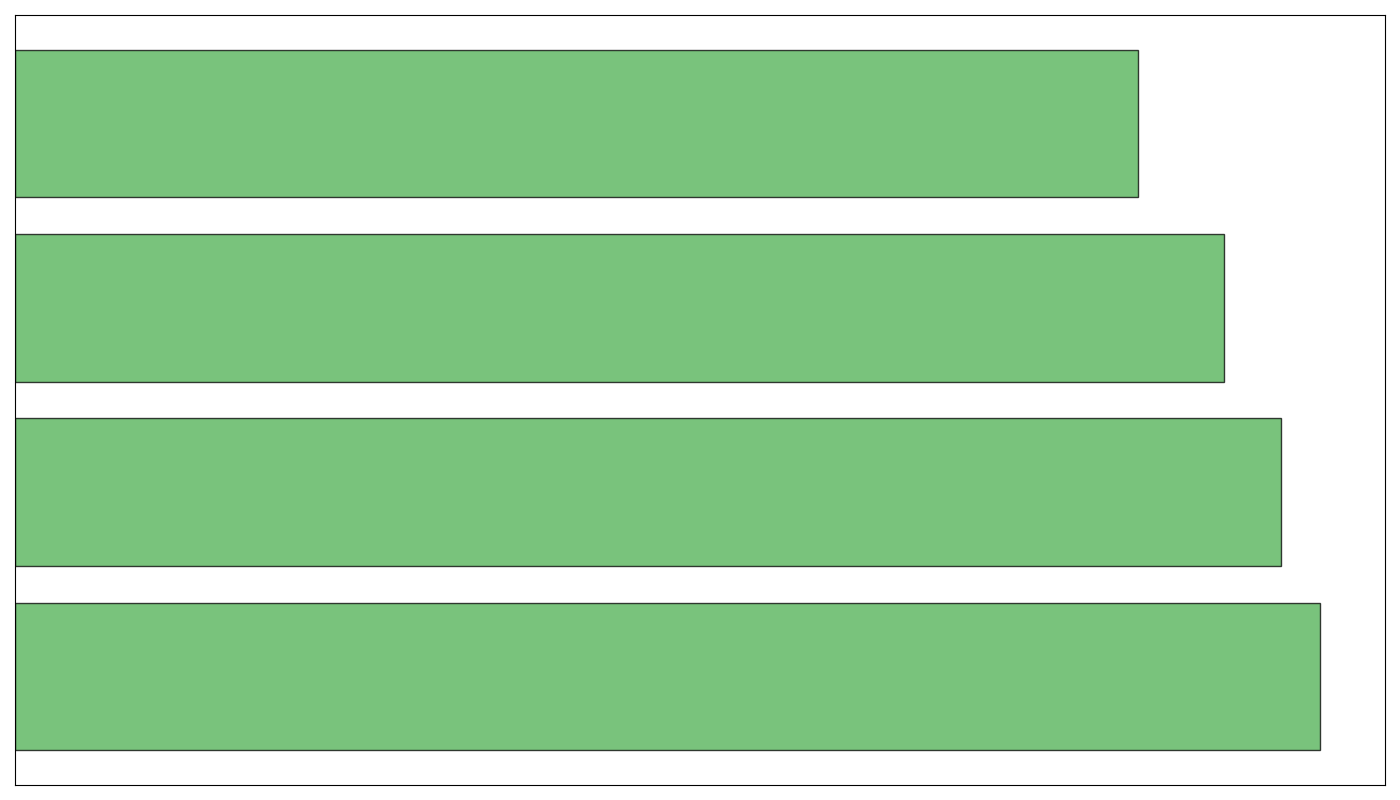

The script that drew this image:
import matplotlib.pyplot as plt
import numpy as np

departments = ['Engineering', 'Marketing', 'Sales', 'Finance']

performance_scores = {
    'Engineering': [88, 92, 85, 90],
    'Marketing': [82, 85, 88, 84],
    'Sales': [77, 79, 81, 78],
    'Finance': [90, 93, 91, 92]
}

data = [np.array(performance_scores[department]) for department in departments]
average_scores = [np.mean(scores) for scores in data]

# Sort departments based on average performance scores in descending order
sorted_indices = np.argsort(average_scores)[::-1]
sorted_departments = [departments[i] for i in sorted_indices]
sorted_average_scores = [average_scores[i] for i in sorted_indices]

fig, ax = plt.subplots(figsize=(14, 8))
bars = ax.barh(sorted_departments, sorted_average_scores, color='#4CAF50', alpha=0.75, edgecolor='black')

# Remove textual elements
plt.xticks([])
plt.yticks([])
ax.grid(axis='x', linestyle='--', alpha=0.7)

plt.tight_layout()
plt.show()
